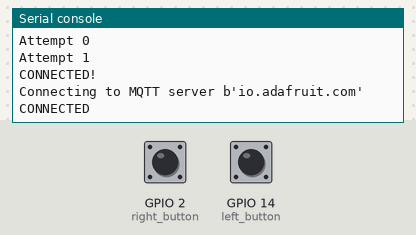
This program was run on a simulated ESP8266 board running MicroPython. Shown: the last lines printed to the serial console. The test bench sets the inputs (shaded band); at power-on: GPIO 2 (right_button) HIGH, GPIO 14 (left_button) HIGH. WiFi joins after 1.5 s; random numbers come from a fixed seed; no MQTT or app messages arrive unless stated.

Above: at 3.3 s.
3.4 s: GPIO 2 (right_button) pulled LOW for 0.15 s
At 4.0 s:
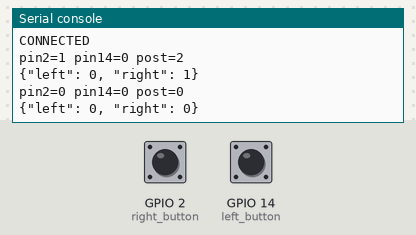
5.0 s: GPIO 14 (left_button) pulled LOW for 0.15 s
At 6.4 s:
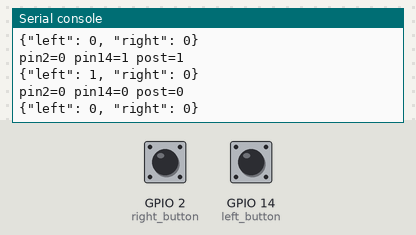
Timing chart, 0 to 8.0 s (numbered marks = the images above; inputs shaded):
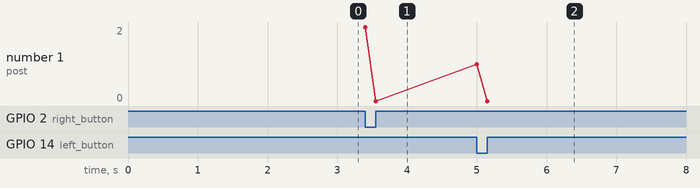

Measured:
- after the input at 3.4 s, the serial console: prints a new line at once (image 1)
- after the input at 5.0 s, the serial console: prints a new line at once (image 2)

The program:

AdaPub.py
```python
# Hacked by Hari Wiguna to read two buttons and publish json to adafruit.io feed.

# The MIT License (MIT)
# Copyright (c) 2019 Mike Teachman
# https://opensource.org/licenses/MIT

# Example MicroPython and CircuitPython code showing how to use the MQTT protocol to
# subscribe to an Adafruit IO feed

import network
import time
from umqtt.robust import MQTTClient
import os
import sys
import json

# === PINS ===
from machine import Pin
left_button = Pin(14, Pin.IN, Pin.PULL_UP)  # 13
right_button = Pin(2, Pin.IN, Pin.PULL_UP)  # 15

# === WIFI CONFIG ===
with open("config.json") as f:
    config = json.load(f)
WIFI_SSID = config["SSID"]
WIFI_PASSWORD = config["SSID_PASSWORD"]

# === MQTT CONFIG ===
ADAFRUIT_USERNAME = config["ADAFRUIT_USERNAME"]
ADAFRUIT_IO_KEY = config["ADAFRUIT_IO_KEY"]
ADAFRUIT_IO_FEEDNAME = config["ADAFRUIT_IO_FEEDNAME"]

# turn off the WiFi Access Point
ap_if = network.WLAN(network.AP_IF)
ap_if.active(False)

# connect the device to the WiFi network
print('First, connecting to {}'.format(WIFI_SSID))
wifi = network.WLAN(network.STA_IF)
wifi.active(True)
wifi.connect(WIFI_SSID, WIFI_PASSWORD)

# wait until the device is connected to the WiFi network
MAX_ATTEMPTS = 20
attempt_count = 0
while not wifi.isconnected() and attempt_count < MAX_ATTEMPTS:
    print('Attempt {}'.format(attempt_count))
    attempt_count += 1
    time.sleep(1)

if attempt_count == MAX_ATTEMPTS:
    print('could not connect to the WiFi network')
    sys.exit()

print("CONNECTED!")

# create a random MQTT clientID
random_num = int.from_bytes(os.urandom(3), 'little')
mqtt_client_id = bytes('client_' + str(random_num), 'utf-8')

# connect to Adafruit IO MQTT broker using unsecure TCP (port 1883)
#
# To use a secure connection (encrypted) with TLS:
#   set MQTTClient initializer parameter to "ssl=True"
#   Caveat: a secure connection uses about 9k bytes of the heap
#         (about 1/4 of the micropython heap on the ESP8266 platform)
ADAFRUIT_IO_URL = b'io.adafruit.com'

print('Connecting to MQTT server {}'.format(ADAFRUIT_IO_URL))

client = MQTTClient(client_id=mqtt_client_id,
                    server=ADAFRUIT_IO_URL,
                    user=ADAFRUIT_USERNAME,
                    password=ADAFRUIT_IO_KEY,
                    ssl=False)

try:
    client.connect()
except Exception as e:
    print('could not connect to MQTT server {}{}'.format(type(e).__name__, e))
    sys.exit()

print('CONNECTED')

# publish free heap statistics to Adafruit IO using MQTT
# subscribe to the same feed
#
# format of feed name:
#   "ADAFRUIT_USERNAME/feeds/ADAFRUIT_IO_FEEDNAME"
mqtt_feedname = bytes('{:s}/feeds/{:s}'.format(ADAFRUIT_USERNAME, ADAFRUIT_IO_FEEDNAME), 'utf-8')
lastp2Val = 0
lastp14Val = 0
while True:
    try:
        # Publish
        p2Val = 1 - right_button.value()
        p14Val = 1 - left_button.value()
        if p2Val != lastp2Val or p14Val != lastp14Val:
            postVal = p2Val * 2 + p14Val
            print("pin2={} pin14={} post={}".format(p2Val, p14Val, postVal))
            j = json.dumps({'left': p14Val, 'right': p2Val})
            print(j)
            client.publish(mqtt_feedname,
                           bytes(j, 'utf-8'),
                           qos=0)
            lastp2Val = p2Val
            lastp14Val = p14Val
            time.sleep(0.1)

    except KeyboardInterrupt:
        print('Ctrl-C pressed...exiting')
        client.disconnect()
        sys.exit()
```
